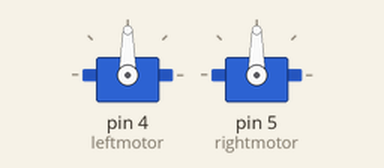
Simulated run of this sketch. Board: Arduino Uno, built with avr-gcc and run on an emulated ATmega328P. Shown: 2 × servo.

Above: at 0.1 s.
At 3.1 s:
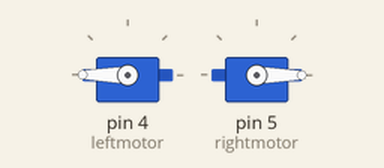
Timing chart, 0 to 4.6 s (numbered marks = the images above):
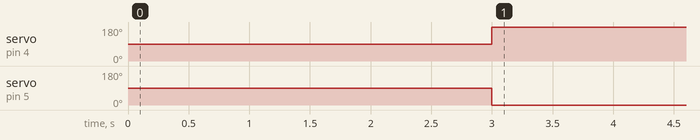

The sketch:

full1.ino
```cpp
#include <Servo.h> // servo library

Servo rightmotor; // Servo object
Servo leftmotor; // Servo object


const int a = 3;
int v = 90;

void setup() {
  // put your setup code here, to run once:
  Serial.begin(9600);
    leftmotor.attach(4, 1000, 2000); // left drive motor pin#, pulse time for 0,pulse time for 180
    rightmotor.attach(5, 1000, 2000); // right drive motor pin#, pulse time for 0,pulse time for 180
delay(3000);

}

void loop() {
  // put your main code here, to run repeatedly:
  forward(v);
}


void forward(int v){
        rightmotor.write(90-v);
        leftmotor.write(90+v);
}
```

Measured:
- by itself, servo on pin 4 (leftmotor): 90° → 180° at 3.0 s
- by itself, servo on pin 5 (rightmotor): 90° → 0° at 3.0 s
